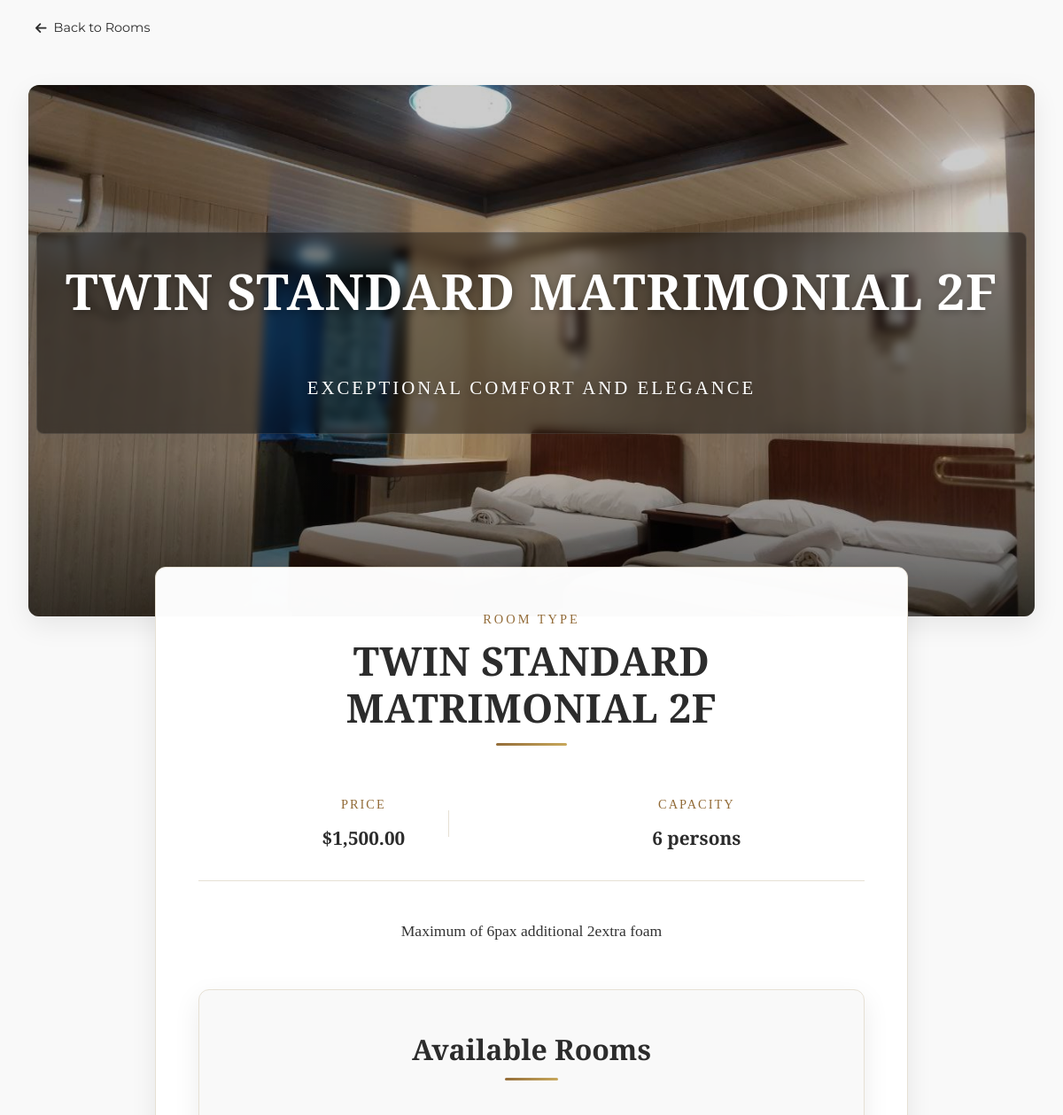
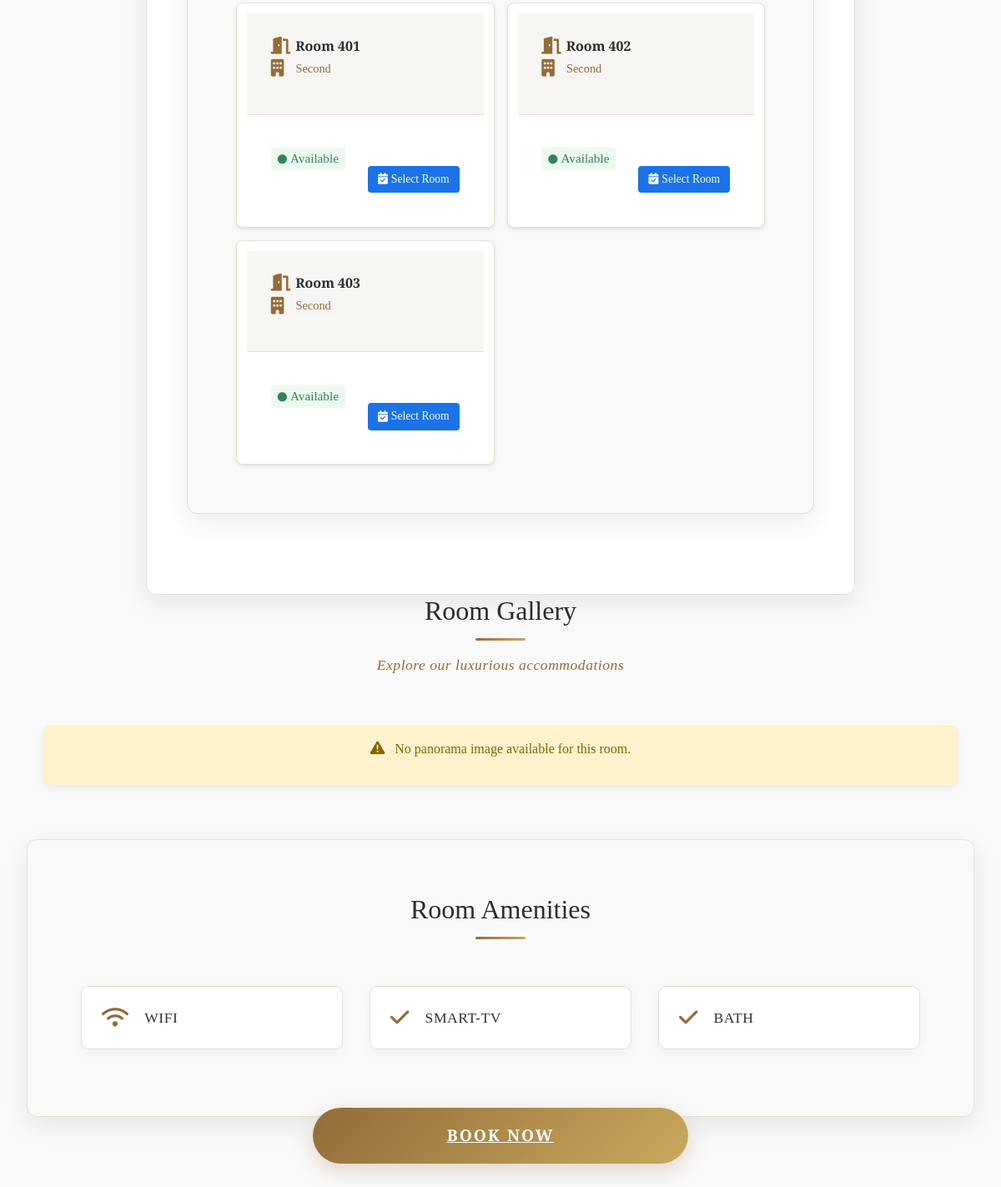
Page /landing_page/pages/room_details.php?room_type_id=4 on the committed database (2 pictures, top to bottom).
### tables this page shows
CREATE TABLE IF NOT EXISTS `room_types` (
  `room_type_id` int NOT NULL AUTO_INCREMENT,
  `type_name` varchar(50) NOT NULL,
  `description` text,
  `floor_type` int NOT NULL,
  `base_price` decimal(10,2) NOT NULL,
  `capacity` int NOT NULL,
  `amenities` text,
  `image_path` text,
  PRIMARY KEY (`room_type_id`)
);

CREATE TABLE IF NOT EXISTS `rooms` (
  `room_id` int NOT NULL AUTO_INCREMENT,
  `room_number` varchar(20) NOT NULL,
  `room_type_id` int NOT NULL,
  `description` text,
  `status` enum('available','occupied','maintenance','reserved') NOT NULL DEFAULT 'available',
  `is_active` tinyint(1) DEFAULT '1',
  PRIMARY KEY (`room_id`),
  UNIQUE KEY `room_number` (`room_number`),
  KEY `room_type_id` (`room_type_id`)
);

### landing_page/pages/room_details.php (the view, shortened to what this page needs)
<?php
require_once '../../config/db.php';
$room_type_id = $_GET['room_type_id'];
$type_query = "SELECT * FROM room_types WHERE room_type_id = ?";
$type_stmt  = $conn->prepare($type_query);
$type_stmt->bind_param("i", $room_type_id);
$type_stmt->execute();
$type_result = $type_stmt->get_result();
$room_type   = $type_result->fetch_assoc();
$rooms_query = "SELECT r.*, rt.floor_type, rm.* FROM rooms r LEFT JOIN room_types rt ON r.room_type_id = rt.room_type_id LEFT JOIN room_media rm ON rt.room_type_id = rm.room_type_id WHERE r.status = 'available' AND r.room_type_id = ?";
$rooms_stmt  = $conn->prepare($rooms_query);
$rooms_stmt->bind_param("i", $room_type_id);
$rooms_stmt->execute();
$rooms_result    = $rooms_stmt->get_result();
$available_rooms = [];
while ($room = $rooms_result->fetch_assoc()) {
    $available_rooms[] = $room;
}
if ($room_type) {
    $type_name   = $room_type['type_name'];
    $description = $room_type['description'];
    $base_price  = $room_type['base_price'];
    $capacity    = $room_type['capacity'];
    $amenities   = $room_type['amenities'];
    if (! empty($available_rooms)) {
        $room        = $available_rooms[0];
        $room_id     = $room['room_id'];
        $panorama_image = $room['panorama_image'];
    }
} else {
    echo "Room type not found.";
    exit;
}
?>
<!DOCTYPE html>
<html lang="en">
<head>
    <?php include_once '../includes/head.php'; ?>
    <link rel="stylesheet" href="../css/room_details.css">
</head>
<body>
    <div class="back-nav">
        <a href="index.php" class="back-button">
            <i class="fas fa-arrow-left"></i>
            Back to Rooms
        </a>
    </div>
    <div class="room-details">
        <div class="hero-section">
            <img src="../assets/images/luxury-twin.jpg" alt="<?php echo $type_name; ?>" class="hero-image">
            <div class="hero-overlay">
                <div class="hero-title">
                    <h1><?php echo $type_name; ?></h1>
                    <span class="subtitle">Exceptional Comfort and Elegance</span>
                </div>
            </div>
        </div>
        <div class="room-info" id="available-rooms">
            <div class="room-label">Room Type</div>
            <h1 class="room-title"><?php echo $type_name; ?></h1>
            <div class="room-meta">
                <div class="meta-item">
                    <div class="meta-label">Price</div>
                    <div class="meta-value">$<?php echo number_format($base_price, 2); ?></div>
                </div>
                <div class="meta-item">
                    <div class="meta-label">Capacity</div>
                    <div class="meta-value"><?php echo $capacity; ?> persons</div>
                </div>
            </div>
            <p class="room-description"><?php echo $description; ?></p>
            <div class="available-rooms">
                <h2>Available Rooms</h2>
                <?php if (! empty($available_rooms)): ?>
                    <div class="rooms-grid">
                        <?php foreach ($available_rooms as $room): ?>
                            <div class="room-card">
                                <div class="room-card-header">
                                    <div class="room-number">
                                        <i class="fas fa-door-open"></i>
                                        <h3>Room <?php echo $room['room_number']; ?></h3>
                                    </div>
                                    <div class="room-floor">
                                        <i class="fas fa-building"></i>
                                        <span class="floor-badge">
                                            <?php echo $room['floor_type'] === 1 ? "Ground" : "Second"; ?>
                                        </span>
                                    </div>
                                </div>
                                <div class="room-card-body">
                                    <div class="room-status">
                                        <span class="status-badge <?php echo strtolower($room['status']); ?>">
                                            <i class="fas fa-circle"></i>
                                            <?php echo ucfirst($room['status']); ?>
                                        </span>
                                    </div>
                                    <div class="room-actions">
                                        <a href="booking-page.php?room_id=<?php echo $room['room_id']; ?>" class="select-room-btn">
                                            <i class="fas fa-calendar-check"></i>
                                            Select Room
                                        </a>
                                    </div>
                                </div>
                            </div>
                        <?php endforeach; ?>
                    </div>
                <?php endif; ?>
            </div>
        </div>
        <div class="room-photos">
            <h2 class="section-title">Room Gallery</h2>
            <p class="section-subtitle">Explore our luxurious accommodations</p>
            <?php if (!empty($panorama_image)): ?>
                <div class="panorama-section">
                    <h2 class="section-title">360° Room View</h2>
                    <p class="section-subtitle">Experience the room in immersive 360°</p>
                    <div class="panorama-container">
                        <a href="panorama_viewer.php?room_id=<?php echo $room_id; ?>" class="panorama-link">
                            <img src="../../public/panoramas/<?php echo htmlspecialchars($panorama_image); ?>" alt="360° view of <?php echo htmlspecialchars($type_name); ?>" class="panorama-image">
                            <div class="panorama-overlay">
                                <span class="panorama-hint"><i class="fas fa-vr-cardboard"></i> View in 360°</span>
                            </div>
                        </a>
                    </div>
                </div>
            <?php else: ?>
                <div class="no-panorama-message">
                    <p><i class="fas fa-exclamation-triangle"></i> No panorama image available for this room.</p>
                </div>
            <?php endif; ?>
        </div>
        <div class="amenities-section">
            <h2 class="section-title">Room Amenities</h2>
            <div class="amenities-grid">
                <?php
                $amenities_array = array_map('strtoupper', explode(',', $amenities));
                $amenity_icons   = [
                    'WIFI'             => 'fa-wifi',
                    'TV'               => 'fa-tv',
                    'AIR CONDITIONING' => 'fa-snowflake',
                    'MINI BAR'         => 'fa-wine-glass',
                    'SAFE'             => 'fa-vault',
                    'ROOM SERVICE'     => 'fa-concierge-bell',
                    'COFFEE MAKER'     => 'fa-mug-hot',
                    'HAIR DRYER'       => 'fa-wind',
                    'BATH AMENITIES'   => 'fa-bath',
                ];
                foreach ($amenities_array as $amenity) {
                    $amenity = trim($amenity);
                    $icon    = isset($amenity_icons[$amenity]) ? $amenity_icons[$amenity] : 'fa-check';
                    echo "<div class='amenity-item'>";
                    echo "<i class='fas {$icon} amenity-icon'></i>";
                    echo "<span class='amenity-text'>{$amenity}</span>";
                    echo "</div>";
                }
                ?>
            </div>
        </div>
        <div class="book-now-container">
            <a href="#available-rooms" class="book-now">Book Now</a>
        </div>
    </div>
</body>
</html>

### landing_page/css/style.css (style rules this page uses)
:root { --primary-color: #c8a97e; --secondary-color: #1c3c64; --accent-color: #9c7a48; --dark-text: #1a1a1a; --light-text: #707070; --light-bg: #f7f7f7; --white: #ffffff; --shadow: 0 10px 30px rgba(0, 0, 0, 0.08); --luxury-gradient: linear-gradient( 135deg, var(--primary-color) 0%, var(--accent-color) 100% ); }
* { margin: 0; padding: 0; box-sizing: border-box; font-family: "Playfair Display", serif; }
body { background-color: var(--light-bg) !important; color: var(--dark-text); }
.hero-title { font-family: "Playfair Display", serif; font-size: 90px; font-weight: 700; margin-bottom: 40px; text-transform: uppercase; color: var(--white); letter-spacing: 2px; text-shadow: 0 2px 10px rgba(0, 0, 0, 0.3); animation: fade-in 1.2s ease-out; line-height: 1.1; }
@media (max-width: 1200px) { .hero-title { font-size: 72px; } }

### landing_page/pages/room_details.php (style rules this page uses)
.rooms-grid { display: grid; grid-template-columns: repeat(auto-fill, minmax(240px, 1fr)); gap: 15px; padding: 10px; }
.room-card { background: #fff; border-radius: 8px; box-shadow: 0 2px 4px rgba(0,0,0,0.1); padding: 12px; transition: transform 0.2s ease; }
.room-card-header { margin-bottom: 8px; }
.room-number { display: flex; align-items: center; gap: 6px; margin-bottom: 4px; }
.room-number h3 { font-size: 1rem; margin: 0; }
.room-floor { display: flex; align-items: center; gap: 6px; font-size: 0.85rem; }
.floor-badge { background: #f5f5f5; padding: 2px 8px; border-radius: 4px; }
.room-card-body { display: flex; justify-content: space-between; align-items: center; margin-top: 8px; }
.room-status { font-size: 0.85rem; }
.status-badge { display: flex; align-items: center; gap: 4px; padding: 2px 8px; border-radius: 4px; background: #e8f5e9; color: #2e7d32; }
.status-badge i { font-size: 0.7rem; }
.select-room-btn { font-size: 0.85rem; padding: 6px 12px; background: #1a73e8; color: white; border-radius: 4px; text-decoration: none; display: flex; align-items: center; gap: 4px; transition: background 0.2s ease; }

### rows in the picture
room_types: type_name "TWIN STANDARD MATRIMONIAL 2F", base_price "1,500.00", capacity "6", description "Maximum of 6pax additional 2extra foam", amenities "WIFI", amenities "SMART-TV", amenities "BATH"
rooms: room_number "401", status "Available"
rooms: room_number "402", status "Available"
rooms: room_number "403", status "Available"
